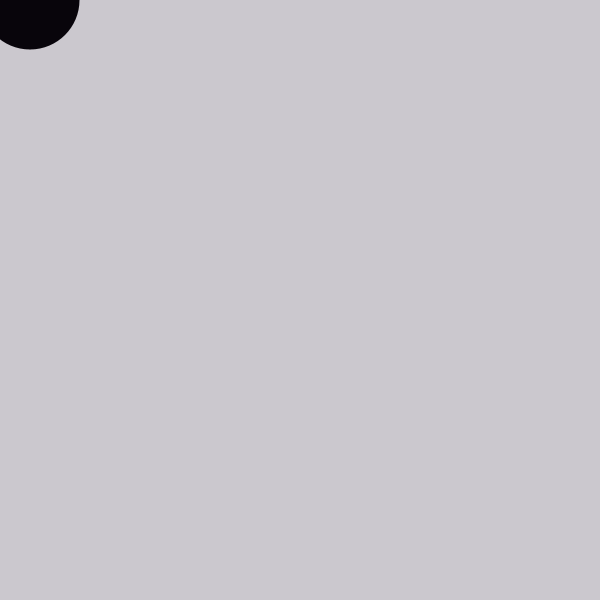
Frame 1 (no input)
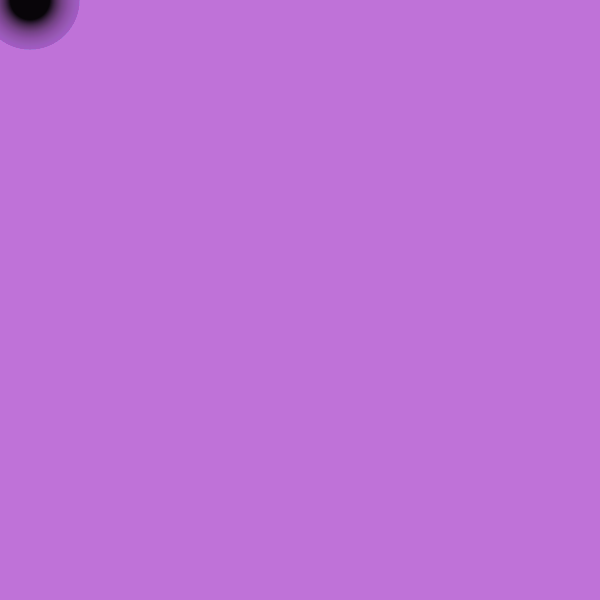
Frame 60 (the mouse pressed at the canvas centre just before this capture)
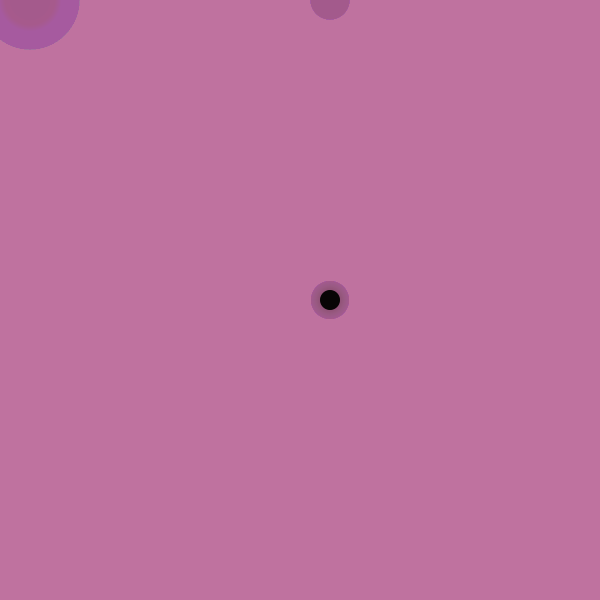
Frame 120 (the mouse held since frame 60 and released just before this capture)

The Processing sketch that drew these frames (run headless with seeded random() and noise(); from frame 60 on, the mouse is pressed at the canvas centre):

// Processing sketch: processing_110083
// ── processing_110083.pde

float value;
int c;
boolean i = false;

void setup(){
  size(600, 600);
  
  value = 99;
  c = 254;
}

void draw(){

 // background(181, 100, c, 50);
 fill(1);
  noStroke();
  ellipse(mouseX + 30, pmouseY, value, value);
  fill(181, 100, c, 10);
  rect(0, 0, 600, 600);

  value = value -1;

  if(value == -120){
    value = 120;
    
  }
  
  if (c==0 || c==255) 
    i = !i;
    
  if(!i){
   --c;
  }
   else{
     ++c;
   }
  
  
}
